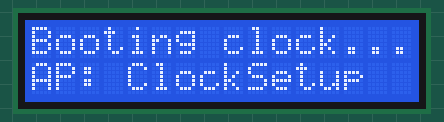
This sketch was run on a simulated ESP8266 (Wemos D1 mini). On the bench: 16×2 character LCD. WiFi joins after 1.5 s; servers stay silent unless stated; storage starts empty.

Above: at 0.2 s.
At 1.8 s:
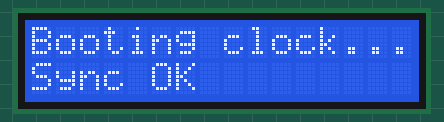
At 2.9 s:
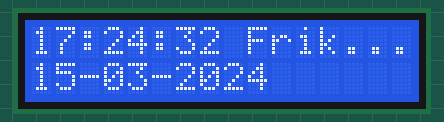
At 11.1 s:
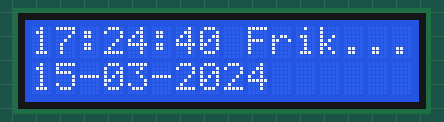
At 20.3 s:
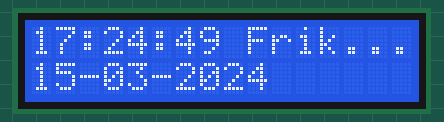
At 38.8 s:
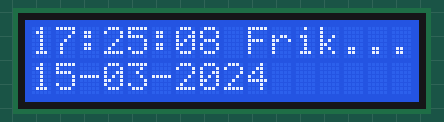

The sketch:

digital_clock.ino
```cpp
/*
  Wemos D1 mini + I2C 16x2 LCD  --  Battery-friendly WiFi Clock
  ----------------------------------------------------------------
  BEHAVIOUR
  - First boot (no saved WiFi yet): the board creates its own
    WiFi access point called "ClockSetup". Connect a phone/laptop
    to it, a setup page should pop up automatically (or open
    http://192.168.4.1 manually). Enter your home WiFi SSID +
    password AND the timezone offset from UTC (e.g. 7 for WIB /
    Malang), then Save.
  - From then on the board remembers everything in flash and
    connects to your WiFi automatically on every boot.
  - Once connected it fetches the exact time from an NTP server
    ONE time, then switches the WiFi radio completely OFF and
    keeps time locally using millis(). The radio is the biggest
    power draw on this board, so this is where the battery is
    saved.
  - Every 24 hours it turns WiFi back on just long enough to
    resync with NTP (corrects any drift), then turns it off again.
  - If WiFi setup ever needs to be redone, erase the flash /
    reflash, or add a reset button pulling a GPIO low (see notes
    at bottom of file).

  LIBRARIES NEEDED (Arduino IDE > Tools > Manage Libraries):
    - WiFiManager        by tzapu
    - LiquidCrystal_I2C   by Frank de Brabander (or Marco Schwartz)
    - ArduinoJson         by Benoit Blanchon
  (ESP8266WiFi, WiFiUdp, LittleFS ship with the ESP8266 core)

  BOARD: LOLIN(WEMOS) D1 R2 & mini  (install "esp8266" by
  ESP8266 Community in Boards Manager first)

  WIRING
    LCD VCC -> 5V (or 3V3)
    LCD GND -> GND
    LCD SDA -> D2
    LCD SCL -> D1
*/

#include <ESP8266WiFi.h>
#include <WiFiUdp.h>
#include <WiFiManager.h>
#include <LittleFS.h>
#include <ArduinoJson.h>
#include <Wire.h>
#include <LiquidCrystal_I2C.h>

// ---------------- USER-ADJUSTABLE SETTINGS ----------------
#define LCD_ADDR      0x27   // change to 0x3F if your LCD backpack uses that address
#define SDA_PIN       D2
#define SCL_PIN       D1
#define AP_NAME       "ClockSetup"   // name of the setup WiFi network
#define NTP_SERVER    "pool.ntp.org"
const unsigned long SYNC_INTERVAL_MS = 24UL * 60UL * 60UL * 1000UL; // 24 hours
// ------------------------------------------------------------

LiquidCrystal_I2C lcd(LCD_ADDR, 16, 2);
WiFiUDP udp;

int tzOffsetHours = 7;            // default WIB (UTC+7); overwritten by saved config
unsigned long epochAtSync = 0;    // unix time (UTC) captured at last successful sync
unsigned long millisAtSync = 0;   // millis() value at that same moment
unsigned long lastSyncMillis = 0;
bool timeIsValid = false;

char tzParamValue[4] = "7";
bool shouldSaveConfig = false;

const char daysOfWeek[7][4] = {"Sun", "Mon", "Tue", "Wed", "Thu", "Fri", "Sat"};

// ---------------- config persistence (timezone) ----------------
void loadConfig() {
  if (!LittleFS.begin()) {
    LittleFS.format();
    LittleFS.begin();
  }
  if (LittleFS.exists("/config.json")) {
    File f = LittleFS.open("/config.json", "r");
    StaticJsonDocument<128> doc;
    if (!deserializeJson(doc, f)) {
      tzOffsetHours = doc["tz"] | 7;
    }
    f.close();
  }
}

void saveConfig() {
  StaticJsonDocument<128> doc;
  doc["tz"] = tzOffsetHours;
  File f = LittleFS.open("/config.json", "w");
  serializeJson(doc, f);
  f.close();
}

void saveConfigCallback() {
  shouldSaveConfig = true;
}

// ---------------- NTP (manual, no extra library) ----------------
unsigned long getNtpEpoch() {
  const int NTP_PACKET_SIZE = 48;
  byte packetBuffer[NTP_PACKET_SIZE];
  memset(packetBuffer, 0, NTP_PACKET_SIZE);
  packetBuffer[0] = 0b11100011; // LI, Version, Mode

  udp.begin(2390);

  IPAddress ntpIP;
  if (!WiFi.hostByName(NTP_SERVER, ntpIP)) {
    return 0;
  }

  udp.beginPacket(ntpIP, 123);
  udp.write(packetBuffer, NTP_PACKET_SIZE);
  udp.endPacket();

  unsigned long start = millis();
  while (millis() - start < 3000) {
    if (udp.parsePacket() >= NTP_PACKET_SIZE) {
      udp.read(packetBuffer, NTP_PACKET_SIZE);
      unsigned long highWord = word(packetBuffer[40], packetBuffer[41]);
      unsigned long lowWord  = word(packetBuffer[42], packetBuffer[43]);
      unsigned long secsSince1900 = (highWord << 16) | lowWord;
      const unsigned long seventyYears = 2208988800UL;
      return secsSince1900 - seventyYears; // unix epoch, UTC
    }
    delay(10);
  }
  return 0; // failed / timed out
}

bool syncTime() {
  lcd.setCursor(0, 1);
  lcd.print("Syncing time... ");

  WiFi.forceSleepWake();
  delay(50);
  WiFi.mode(WIFI_STA);
  WiFi.begin(); // reconnects using credentials already stored in flash

  unsigned long start = millis();
  while (WiFi.status() != WL_CONNECTED && millis() - start < 15000) {
    delay(200);
  }

  bool ok = false;
  if (WiFi.status() == WL_CONNECTED) {
    unsigned long epoch = getNtpEpoch();
    if (epoch > 0) {
      epochAtSync = epoch;
      millisAtSync = millis();
      lastSyncMillis = millis();
      timeIsValid = true;
      ok = true;
    }
  }

  // Radio off until the next sync -- this is the main battery saving.
  WiFi.mode(WIFI_OFF);
  WiFi.forceSleepBegin();
  delay(50);

  lcd.setCursor(0, 1);
  lcd.print(ok ? "Sync OK         " : "Sync FAILED     ");
  delay(1000);
  return ok;
}

// ---------------- time helpers ----------------
void getLocalParts(int &h, int &m, int &s, int &wday, int &day, int &mon, int &year) {
  unsigned long nowEpoch = epochAtSync + (millis() - millisAtSync) / 1000UL;
  time_t local = (time_t)(nowEpoch + (long)tzOffsetHours * 3600L);
  struct tm *t = gmtime(&local);
  h = t->tm_hour; m = t->tm_min; s = t->tm_sec;
  wday = t->tm_wday; day = t->tm_mday; mon = t->tm_mon + 1; year = t->tm_year + 1900;
}

void printTimeToLCD() {
  int h, m, s, wday, day, mon, year;
  getLocalParts(h, m, s, wday, day, mon, year);

  char line1[17], line2[17];
  snprintf(line1, sizeof(line1), "%02d:%02d:%02d %s", h, m, s, daysOfWeek[wday]);
  snprintf(line2, sizeof(line2), "%02d-%02d-%04d      ", day, mon, year);

  lcd.setCursor(0, 0);
  lcd.print(line1);
  lcd.setCursor(0, 1);
  lcd.print(line2);
}

// ---------------- setup / loop ----------------
void setup() {
  Wire.begin(SDA_PIN, SCL_PIN);
  lcd.init();
  lcd.backlight();
  lcd.setCursor(0, 0);
  lcd.print("Booting clock...");

  loadConfig();
  snprintf(tzParamValue, sizeof(tzParamValue), "%d", tzOffsetHours);

  WiFiManager wm;
  WiFiManagerParameter tzParam("tz", "Timezone offset from UTC (e.g. 7 = WIB)", tzParamValue, 3);
  wm.addParameter(&tzParam);
  wm.setSaveConfigCallback(saveConfigCallback);
  wm.setConfigPortalTimeout(180); // give up AP mode after 3 min idle, retry next boot

  lcd.setCursor(0, 1);
  lcd.print("AP: ClockSetup  ");

  // Blocks here: tries saved WiFi first, if none/fails it opens the
  // "ClockSetup" access point + web config portal automatically.
  bool connected = wm.autoConnect(AP_NAME);

  tzOffsetHours = atoi(tzParam.getValue());
  if (shouldSaveConfig) saveConfig();

  if (connected) {
    syncTime();
  } else {
    lcd.setCursor(0, 1);
    lcd.print("WiFi setup fail ");
    delay(2000);
  }
}

void loop() {
  if (timeIsValid) {
    printTimeToLCD();
  } else {
    lcd.setCursor(0, 0);
    lcd.print("No time yet     ");
  }

  if (millis() - lastSyncMillis >= SYNC_INTERVAL_MS || !timeIsValid) {
    syncTime();
  }

  delay(1000);
}

/*
  OPTIONAL: reset saved WiFi/timezone
  ------------------------------------
  Wire a push button between D5 (GPIO14) and GND, then add this
  near the top of setup(), before wm.autoConnect():

    pinMode(D5, INPUT_PULLUP);
    if (digitalRead(D5) == LOW) {
      WiFiManager wmReset;
      wmReset.resetSettings();
      LittleFS.remove("/config.json");
    }

  Hold the button while powering on to force the setup portal
  to reappear.

  NOTE ON ACCURACY / FURTHER POWER SAVINGS
  ------------------------------------------
  The ESP8266's internal clock (millis()) can drift by roughly a
  few seconds over 24 hours, which the daily NTP resync corrects.
  If you want to save even more power by putting the whole board
  into deep sleep (not just the radio), you'd need an external
  RTC module (e.g. DS3231) to keep real time while the ESP8266 is
  fully asleep, since deep sleep resets millis(). That's a good
  next upgrade if battery life becomes the top priority over a
  continuously ticking display.
*/
```

Measured:
- what the display in image 1 shows lasts 1.0 s, from 1.8 s to 2.8 s
